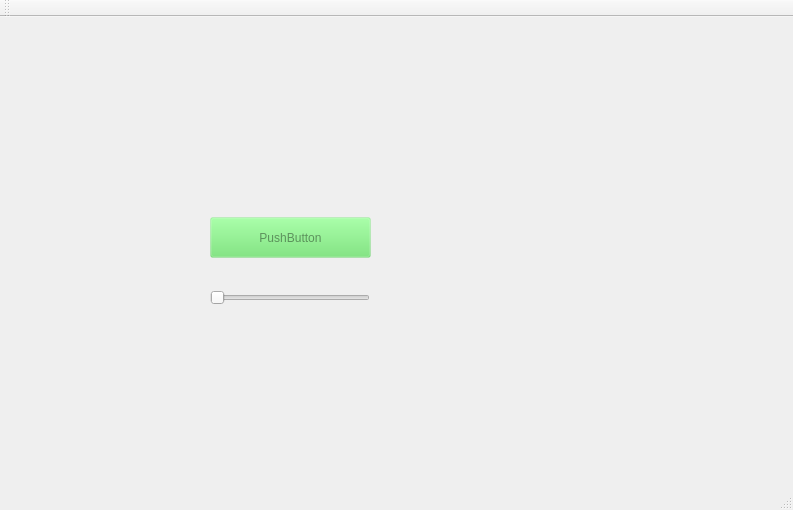
<?xml version="1.0" encoding="UTF-8"?>
<ui version="4.0">
 <class>MainWindow</class>
 <widget class="QMainWindow" name="MainWindow">
  <property name="geometry">
   <rect>
    <x>0</x>
    <y>0</y>
    <width>793</width>
    <height>510</height>
   </rect>
  </property>
  <property name="windowTitle">
   <string>MainWindow</string>
  </property>
  <property name="styleSheet">
   <string notr="true">QMainWindow{
background-image:url(:/image/图片2.jpg)
}

QPushButton{
background-color:rgba(100,225,100,30);
//边框样式
border-style:outset;
//边框宽度为4像素
border-width:4px;
//边框圆角半径
border-radius:10px;
//边框颜色
border-color:rgba(255,255,255,30);
//字体
font:bold 14px;
color:rgba(0,0,0,100);
//填衬
padding:6px;
}

QPushButton:hover{
background-color:rgba(100,255,100,100);
border-color:rgba(255,255,255,200);
color:rgba(0,0,0,100);
}

QPushButton:Pressed{
background-color:rgba(100,255,100,200);
border-color:rgba(255,255,255,30);
border-style:inset;
color:rgba(0,0,0,100);
}

QSlider::handle:horizontal{
image:url(:/image/图片4.jpg);
}

QSlider::sub-page:horizontal{
image:url(:/image/图片8.jpg);
}</string>
  </property>
  <widget class="QWidget" name="centralWidget">
   <widget class="QPushButton" name="pushButton">
    <property name="geometry">
     <rect>
      <x>210</x>
      <y>200</y>
      <width>161</width>
      <height>41</height>
     </rect>
    </property>
    <property name="text">
     <string>PushButton</string>
    </property>
   </widget>
   <widget class="QSlider" name="horizontalSlider">
    <property name="geometry">
     <rect>
      <x>210</x>
      <y>270</y>
      <width>160</width>
      <height>22</height>
     </rect>
    </property>
    <property name="orientation">
     <enum>Qt::Horizontal</enum>
    </property>
   </widget>
  </widget>
  <widget class="QMenuBar" name="menuBar">
   <property name="geometry">
    <rect>
     <x>0</x>
     <y>0</y>
     <width>793</width>
     <height>26</height>
    </rect>
   </property>
  </widget>
  <widget class="QToolBar" name="mainToolBar">
   <attribute name="toolBarArea">
    <enum>TopToolBarArea</enum>
   </attribute>
   <attribute name="toolBarBreak">
    <bool>false</bool>
   </attribute>
  </widget>
  <widget class="QStatusBar" name="statusBar"/>
 </widget>
 <layoutdefault spacing="6" margin="11"/>
 <resources/>
 <connections/>
</ui>
